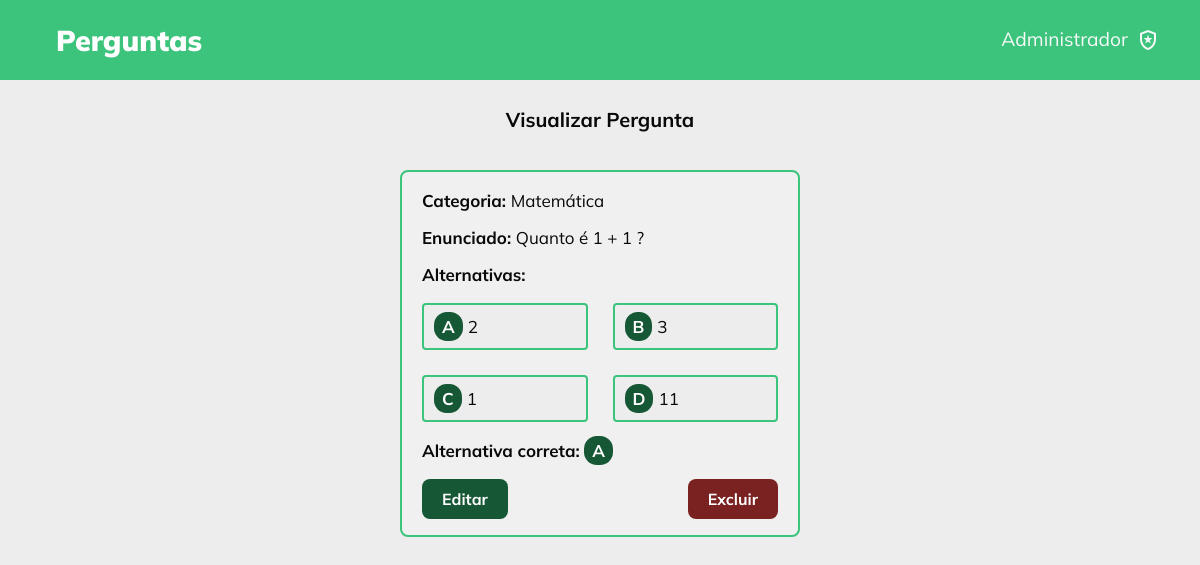
Screenshot of /src/listarPerguntas/view.php?id=2 (signed in) with the database file from the repository.
### tables this page shows
CREATE TABLE IF NOT EXISTS `pergunta` (
  `idPergunta` int(11) NOT NULL AUTO_INCREMENT,
  `idCategoria` int(11) NOT NULL,
  `enunciado` varchar(200) NOT NULL,
  `alternativaA` varchar(100) NOT NULL,
  `alternativaB` varchar(100) NOT NULL,
  `alternativaC` varchar(100) NOT NULL,
  `alternativaD` varchar(100) NOT NULL,
  `alternativaCorreta` char(1) DEFAULT 'A',
  PRIMARY KEY (`idPergunta`),
  KEY `idCategoria` (`idCategoria`)
);

CREATE TABLE IF NOT EXISTS `perguntacategoria` (
  `idCategoria` int(11) NOT NULL AUTO_INCREMENT,
  `nome` varchar(100) NOT NULL,
  PRIMARY KEY (`idCategoria`)
);

### src/db/MySQL.php (called while the page is built, shortened)
<?php
class MySQL{
	private $connection;
	public function __construct(){
		$this->connection = new \mysqli(HOST,USUARIO,SENHA,BANCO);
		$this->connection->set_charset("utf8");
	}
	public function consulta($sql){
		$result = $this->connection->query($sql);
		$data = array();
		while($item = mysqli_fetch_array($result)){
			$data[] = $item;
		}
		return $data;
		}
	}
?>

### src/classes/Pergunta.php (called while the page is built, shortened)
<?php
class Pergunta implements ActiveRecord
{
    private int $idPergunta;
    public function getIdPergunta(): int
    {
        return $this->idPergunta;
    }
    public function setIdPergunta(int $idPergunta): void
    {
        $this->idPergunta = $idPergunta;
    }
    public function getIdCategoria(): int
    {
        return $this->idCategoria;
    }
    public function getEnunciado(): string
    {
        return $this->enunciado;
    }
    public function getAlternativaA(): string
    {
        return $this->alternativaA;
    }
    public function getAlternativaB(): string
    {
        return $this->alternativaB;
    }
    public function getAlternativaC(): string
    {
        return $this->alternativaC;
    }
    public function getAlternativaD(): string
    {
        return $this->alternativaD;
    }
    public function getAlternativaCorreta(): string
    {
        return $this->alternativaCorreta;
    }
    public static function find($idPergunta): Pergunta
    {
        $connection = new MySQL();
        $sql = "SELECT * FROM `pergunta` WHERE `idPergunta` = {$idPergunta}";
        $res = $connection->consulta($sql);
        $pergunta = new Pergunta(
            $res[0]["idCategoria"],
            $res[0]["enunciado"],
            $res[0]["alternativaA"],
            $res[0]["alternativaB"],
            $res[0]["alternativaC"],
            $res[0]["alternativaD"],
            $res[0]["alternativaCorreta"]
        );
        $pergunta->setIdPergunta($res[0]["idPergunta"]);
        return $pergunta;
    }
}

### src/classes/Categoria.php (called while the page is built, shortened)
<?php
class Categoria implements ActiveRecord
{
    public static function findNomeCategoriaPeloId($id): string
    {
        $connection = new MySQL();
        $sql = "SELECT nome FROM perguntacategoria WHERE idCategoria = {$id}";
        $res = $connection->consulta($sql);
        return $res[0]["nome"];
    }
}

### src/listarPerguntas/view.php (the view, shortened to what this page needs)
<?php
$pergunta = Pergunta::find($_GET["id"]);
?>
<!DOCTYPE html>
<html lang="pt-br">
<head>
    <link rel="stylesheet" href="../admin/styles.css">
    <link rel="stylesheet" href="../listarOrdensdePrisao/style.css">
    <link rel="stylesheet" href="https://cdnjs.cloudflare.com/ajax/libs/jquery-modal/0.9.1/jquery.modal.min.css" />
    <link rel="stylesheet" href="../assets/styles/reset.css">
    <link rel="stylesheet" href="../assets/styles/globalStyles.css">
    <link rel="stylesheet" href="../listarPoliciais/styles.css">
    <link rel="stylesheet" href="styles.css">
</head>
<body>
<div class="container">
    <div class="header">
        <a href="../listarPerguntas">
            <div class="logo">
                Perguntas
            </div>
        </a>
        <div class="user">
            <p>Administrador</p>
            <span class="material-symbols-outlined">
                </span>
        </div>
    </div>
    <div class="main-content">
        <h2>Visualizar Pergunta</h2>
        <div class="questions">
            <?php
            echo '<div class="card-view">';
                $categoria = Categoria::findNomeCategoriaPeloId($pergunta->getIdCategoria());
                echo "<p class='category'><span class='type-info'>Categoria: </span>{$categoria}</p>";
                echo "<p class='description'><span class='type-info'>Enunciado: </span>{$pergunta->getEnunciado()}</p>";
                echo "<span class='type-info'>Alternativas: </span>";
                echo "<div class='alts'>";
                    echo "<p id='A'>{$pergunta->getAlternativaA()}</p>";
                    echo "<p id='B'>{$pergunta->getAlternativaB()}</p>";
                    echo "<p id='C'>{$pergunta->getAlternativaC()}</p>";
                    echo "<p id='D'>{$pergunta->getAlternativaD()}</p>";
                echo "</div>";
                echo "<span class='type-info'>Alternativa correta: <p class='correta-view' style='display: inline' id='{$pergunta->getAlternativaCorreta()}'></p></span>";
                echo '<div class="actions-question">';
                    echo "<a class='edit-question' href='edit.php?id={$pergunta->getIdPergunta()}'>Editar</a>";
                    echo "<a class='remove-question' href='delete.php?id={$pergunta->getIdPergunta()}'>Excluir</a>";
                echo '</div>';
            echo '</div>';
            ?>
        </div>
    </div>
</div>
</body>
</html>

### src/listarOrdensdePrisao/style.css (style rules this page uses)
body { color: var(--white); background-color: var(--gray); }
.container { width: 100%; height: 100vh; }
.header { width: 100%; height: 80px; background-color: var(--primary); display: flex; justify-content: space-between; padding: 0 2.5rem 0 3rem; align-items: center; }
.logo, .user { display: flex; justify-content: center; align-items: center; }
.logo { font-size: 150%; font-weight: 900; }
.user { gap: .5rem; position: relative; }
.user > p { font-size: 120%; }
.main-content { padding: 80px 4rem 4rem 4rem; }

### src/assets/styles/globalStyles.css (style rules this page uses)
:root { --primary: #3CC47C; --primaryVariant: #2FBF77; --gray: #EDEDED; --gray2: #D9D9D9; --white: #fafafafa; --green: #165735; --darkGreen: #104228; --black: #000000; --blackOpacity: #00000035; --blue: blue; --yellow: yellow; --red: red; --main-font: "Mulish"; }
body { font-family: "Mulish"; }

### src/listarPoliciais/styles.css (style rules this page uses)
.main-content { display: flex; flex-direction: column; align-items: center; padding: 10px; }
.main-content>h2 { color: #090909; font-size: 20px; font-weight: bold; padding: 20px; }
a, td, th { font-size: 1.2rem; padding: .6rem .5rem; }
.header a { text-decoration: none; color: #fff; }

### src/listarPerguntas/styles.css (style rules this page uses)
.questions { display: flex; flex-direction: column; align-items: center; row-gap: 20px; padding: 20px 15%; box-sizing: border-box; width: 100%; }
.card-view { display: flex; flex-direction: column; position: relative; background-color: #f0f0f0; padding: 20px 20px 4px 20px; border: 2px solid #3CC47C; border-radius: 8px; max-width: 700px; min-width: 400px; color: #090909; font-size: 17px; }
.card-view .category, .card-view .description { padding-bottom: 20px; }
.card-view .actions-question { display: flex; justify-content: space-between; margin-top: 20px; }
.card-view .actions-question a { background-color: #165735; border-radius: 8px; font-weight: bold; font-size: 16px; text-decoration: none; color: #fff; padding: 12px 20px; margin-bottom: 12px; }
.card-view .actions-question a.remove-question { background-color: #7a2222; }
.alts { display: grid; grid-template-columns: repeat(2, 1fr); grid-template-rows: repeat(2, 1fr); grid-column-gap: 25px; grid-row-gap: 25px; margin: 20px 0; }
.alts p { box-sizing: border-box; padding: 8px 10px; background-color: #EDEDED; border: 2px solid #3CC47C; border-radius: 4px; line-height: 1.6; }
#A::before { content: 'A'; }
#B::before { content: 'B'; }
#C::before { content: 'C'; }
#D::before { content: 'D'; }
.alts p::before, .correta-view::before { background-color: #165735; color: #fff; padding: 4px 8px; border-radius: 45%; font-weight: bold; margin-right: 5px; margin-bottom: 5px; }
.type-info { font-weight: bold; }

### rows the page displays
pergunta: idCategoria.nome "Matemática", enunciado "Quanto é 1 + 1 ?", alternativaA "2", alternativaB "3", alternativaC "1", alternativaD "11"
